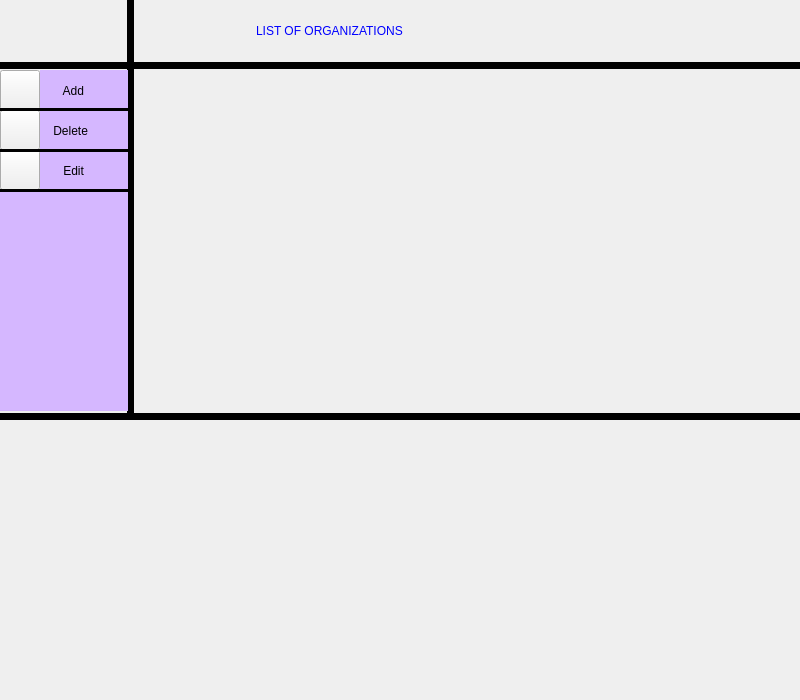
<?xml version="1.0" encoding="UTF-8"?>
<ui version="4.0">
 <class>Organization</class>
 <widget class="QWidget" name="Organization">
  <property name="geometry">
   <rect>
    <x>0</x>
    <y>0</y>
    <width>800</width>
    <height>700</height>
   </rect>
  </property>
  <property name="windowTitle">
   <string>Form</string>
  </property>
  <widget class="QPushButton" name="pushButton_add">
   <property name="geometry">
    <rect>
     <x>0</x>
     <y>70</y>
     <width>40</width>
     <height>40</height>
    </rect>
   </property>
   <property name="styleSheet">
    <string notr="true">image: url(:/Login/Login20.png);
border-color: rgb(0, 0, 0);</string>
   </property>
   <property name="text">
    <string/>
   </property>
  </widget>
  <widget class="QPushButton" name="pushButton_remove">
   <property name="geometry">
    <rect>
     <x>0</x>
     <y>110</y>
     <width>40</width>
     <height>40</height>
    </rect>
   </property>
   <property name="styleSheet">
    <string notr="true">image: url(:/Login/Login21.png);</string>
   </property>
   <property name="text">
    <string/>
   </property>
  </widget>
  <widget class="QLabel" name="label">
   <property name="geometry">
    <rect>
     <x>-20</x>
     <y>333</y>
     <width>851</width>
     <height>441</height>
    </rect>
   </property>
   <property name="styleSheet">
    <string notr="true">image: url(:/Login/Login23.png);</string>
   </property>
   <property name="text">
    <string/>
   </property>
  </widget>
  <widget class="QLabel" name="label_2">
   <property name="geometry">
    <rect>
     <x>70</x>
     <y>0</y>
     <width>61</width>
     <height>71</height>
    </rect>
   </property>
   <property name="accessibleName">
    <string/>
   </property>
   <property name="accessibleDescription">
    <string/>
   </property>
   <property name="styleSheet">
    <string notr="true">image: url(:/Login/Login24.png);</string>
   </property>
   <property name="text">
    <string/>
   </property>
   <property name="buddy">
    <cstring></cstring>
   </property>
  </widget>
  <widget class="QPushButton" name="pushButton_edit">
   <property name="geometry">
    <rect>
     <x>0</x>
     <y>150</y>
     <width>40</width>
     <height>40</height>
    </rect>
   </property>
   <property name="styleSheet">
    <string notr="true">image: url(:/Login/Login22.png);</string>
   </property>
   <property name="text">
    <string/>
   </property>
  </widget>
  <widget class="QLabel" name="label_3">
   <property name="geometry">
    <rect>
     <x>-7</x>
     <y>62</y>
     <width>855</width>
     <height>7</height>
    </rect>
   </property>
   <property name="styleSheet">
    <string notr="true">background-color: rgb(0, 0, 0);</string>
   </property>
   <property name="text">
    <string/>
   </property>
  </widget>
  <widget class="QLabel" name="label_4">
   <property name="geometry">
    <rect>
     <x>127</x>
     <y>-80</y>
     <width>7</width>
     <height>500</height>
    </rect>
   </property>
   <property name="styleSheet">
    <string notr="true">background-color: rgb(0, 0, 0);</string>
   </property>
   <property name="text">
    <string/>
   </property>
  </widget>
  <widget class="QLabel" name="label_5">
   <property name="geometry">
    <rect>
     <x>0</x>
     <y>413</y>
     <width>811</width>
     <height>7</height>
    </rect>
   </property>
   <property name="styleSheet">
    <string notr="true">background-color: rgb(0, 0, 0);</string>
   </property>
   <property name="text">
    <string/>
   </property>
  </widget>
  <widget class="QLabel" name="label_6">
   <property name="geometry">
    <rect>
     <x>256</x>
     <y>0</y>
     <width>420</width>
     <height>61</height>
    </rect>
   </property>
   <property name="styleSheet">
    <string notr="true">color: rgb(0, 0, 255);
font: 900 italic 20pt &quot;Segoe UI&quot;;</string>
   </property>
   <property name="text">
    <string>LIST OF ORGANIZATIONS</string>
   </property>
  </widget>
  <widget class="QLabel" name="label_7">
   <property name="geometry">
    <rect>
     <x>720</x>
     <y>0</y>
     <width>81</width>
     <height>71</height>
    </rect>
   </property>
   <property name="styleSheet">
    <string notr="true">image: url(:/Login/Login29.png);</string>
   </property>
   <property name="text">
    <string/>
   </property>
  </widget>
  <widget class="QLabel" name="label_8">
   <property name="geometry">
    <rect>
     <x>650</x>
     <y>0</y>
     <width>81</width>
     <height>71</height>
    </rect>
   </property>
   <property name="styleSheet">
    <string notr="true">image: url(:/Login/Login29.png);</string>
   </property>
   <property name="text">
    <string/>
   </property>
  </widget>
  <widget class="QLabel" name="label_9">
   <property name="geometry">
    <rect>
     <x>170</x>
     <y>0</y>
     <width>81</width>
     <height>71</height>
    </rect>
   </property>
   <property name="styleSheet">
    <string notr="true">image: url(:/Login/Login29.png);</string>
   </property>
   <property name="text">
    <string/>
   </property>
  </widget>
  <widget class="QLabel" name="label_11">
   <property name="geometry">
    <rect>
     <x>240</x>
     <y>0</y>
     <width>81</width>
     <height>71</height>
    </rect>
   </property>
   <property name="styleSheet">
    <string notr="true">image: url(:/Login/Login29.png);</string>
   </property>
   <property name="text">
    <string/>
   </property>
  </widget>
  <widget class="QLabel" name="label_12">
   <property name="geometry">
    <rect>
     <x>310</x>
     <y>0</y>
     <width>81</width>
     <height>71</height>
    </rect>
   </property>
   <property name="styleSheet">
    <string notr="true">image: url(:/Login/Login29.png);</string>
   </property>
   <property name="text">
    <string/>
   </property>
  </widget>
  <widget class="QLabel" name="label_13">
   <property name="geometry">
    <rect>
     <x>370</x>
     <y>0</y>
     <width>81</width>
     <height>71</height>
    </rect>
   </property>
   <property name="styleSheet">
    <string notr="true">image: url(:/Login/Login29.png);</string>
   </property>
   <property name="text">
    <string/>
   </property>
  </widget>
  <widget class="QLabel" name="label_14">
   <property name="geometry">
    <rect>
     <x>440</x>
     <y>0</y>
     <width>81</width>
     <height>71</height>
    </rect>
   </property>
   <property name="styleSheet">
    <string notr="true">image: url(:/Login/Login29.png);</string>
   </property>
   <property name="text">
    <string/>
   </property>
  </widget>
  <widget class="QLabel" name="label_15">
   <property name="geometry">
    <rect>
     <x>510</x>
     <y>0</y>
     <width>81</width>
     <height>71</height>
    </rect>
   </property>
   <property name="styleSheet">
    <string notr="true">image: url(:/Login/Login29.png);</string>
   </property>
   <property name="text">
    <string/>
   </property>
  </widget>
  <widget class="QLabel" name="label_16">
   <property name="geometry">
    <rect>
     <x>580</x>
     <y>0</y>
     <width>81</width>
     <height>71</height>
    </rect>
   </property>
   <property name="styleSheet">
    <string notr="true">image: url(:/Login/Login29.png);</string>
   </property>
   <property name="text">
    <string/>
   </property>
  </widget>
  <widget class="QLabel" name="label_17">
   <property name="geometry">
    <rect>
     <x>130</x>
     <y>0</y>
     <width>51</width>
     <height>71</height>
    </rect>
   </property>
   <property name="styleSheet">
    <string notr="true">image: url(:/Login/Login29.png);</string>
   </property>
   <property name="text">
    <string/>
   </property>
  </widget>
  <widget class="QLabel" name="label_10">
   <property name="geometry">
    <rect>
     <x>40</x>
     <y>70</y>
     <width>88</width>
     <height>41</height>
    </rect>
   </property>
   <property name="styleSheet">
    <string notr="true">background-color: rgb(213, 183, 255);
border-color: rgb(0, 0, 0);
font: 700 12pt &quot;Segoe UI&quot;;</string>
   </property>
   <property name="text">
    <string>       Add</string>
   </property>
  </widget>
  <widget class="QLabel" name="label_18">
   <property name="geometry">
    <rect>
     <x>40</x>
     <y>110</y>
     <width>88</width>
     <height>41</height>
    </rect>
   </property>
   <property name="styleSheet">
    <string notr="true">background-color: rgb(213, 183, 255);
font: 700 12pt &quot;Segoe UI&quot;;</string>
   </property>
   <property name="text">
    <string>    Delete</string>
   </property>
  </widget>
  <widget class="QLabel" name="label_19">
   <property name="geometry">
    <rect>
     <x>40</x>
     <y>150</y>
     <width>88</width>
     <height>41</height>
    </rect>
   </property>
   <property name="styleSheet">
    <string notr="true">background-color: rgb(213, 183, 255);
font: 700 12pt &quot;Segoe UI&quot;;</string>
   </property>
   <property name="text">
    <string>       Edit</string>
   </property>
  </widget>
  <widget class="QLabel" name="label_20">
   <property name="geometry">
    <rect>
     <x>-3</x>
     <y>190</y>
     <width>131</width>
     <height>221</height>
    </rect>
   </property>
   <property name="styleSheet">
    <string notr="true">background-color: rgb(213, 183, 255);
font: 700 12pt &quot;Segoe UI&quot;;</string>
   </property>
   <property name="text">
    <string/>
   </property>
  </widget>
  <widget class="QLabel" name="label_21">
   <property name="geometry">
    <rect>
     <x>0</x>
     <y>189</y>
     <width>131</width>
     <height>3</height>
    </rect>
   </property>
   <property name="styleSheet">
    <string notr="true">background-color: rgb(0, 0, 0);</string>
   </property>
   <property name="text">
    <string/>
   </property>
  </widget>
  <widget class="QLabel" name="label_22">
   <property name="geometry">
    <rect>
     <x>0</x>
     <y>108</y>
     <width>131</width>
     <height>3</height>
    </rect>
   </property>
   <property name="styleSheet">
    <string notr="true">background-color: rgb(0, 0, 0);</string>
   </property>
   <property name="text">
    <string/>
   </property>
  </widget>
  <widget class="QLabel" name="label_23">
   <property name="geometry">
    <rect>
     <x>0</x>
     <y>149</y>
     <width>131</width>
     <height>3</height>
    </rect>
   </property>
   <property name="styleSheet">
    <string notr="true">background-color: rgb(0, 0, 0);</string>
   </property>
   <property name="text">
    <string/>
   </property>
  </widget>
  <widget class="QLabel" name="label_lastname">
   <property name="geometry">
    <rect>
     <x>240</x>
     <y>280</y>
     <width>151</width>
     <height>51</height>
    </rect>
   </property>
   <property name="text">
    <string/>
   </property>
  </widget>
 </widget>
 <resources/>
 <connections/>
</ui>
